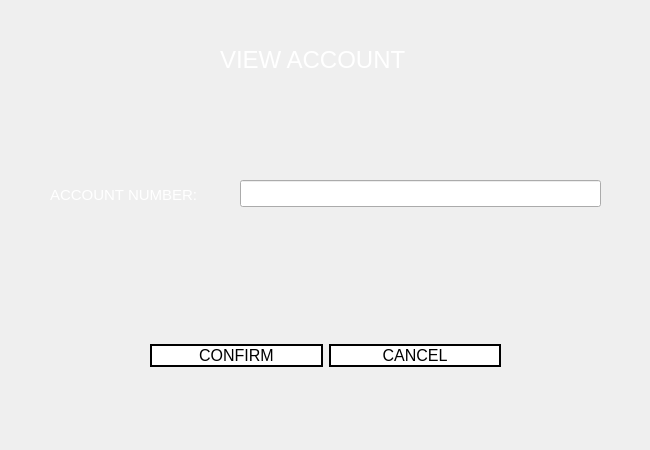
<?xml version="1.0" encoding="UTF-8"?>
<ui version="4.0">
 <class>admin_view</class>
 <widget class="QWidget" name="admin_view">
  <property name="geometry">
   <rect>
    <x>0</x>
    <y>0</y>
    <width>650</width>
    <height>450</height>
   </rect>
  </property>
  <property name="minimumSize">
   <size>
    <width>650</width>
    <height>450</height>
   </size>
  </property>
  <property name="maximumSize">
   <size>
    <width>650</width>
    <height>450</height>
   </size>
  </property>
  <property name="windowTitle">
   <string>View Account</string>
  </property>
  <property name="windowIcon">
   <iconset>
    <normaloff>icon.png</normaloff>icon.png</iconset>
  </property>
  <property name="styleSheet">
   <string notr="true">QWidget#admin_view{
	border-image: url(:/images/gradient.png);
}

QPushButton{
background: transparent;
background-color: white;
border: 2px solid black;
}

QPushButton:hover{
background-color: rgb(30, 30, 30);
color: white;
}

QPushButton:pressed
{
font: bold;
}
</string>
  </property>
  <widget class="QLabel" name="label">
   <property name="geometry">
    <rect>
     <x>220</x>
     <y>30</y>
     <width>251</width>
     <height>61</height>
    </rect>
   </property>
   <property name="font">
    <font>
     <pointsize>18</pointsize>
     <weight>50</weight>
     <bold>false</bold>
    </font>
   </property>
   <property name="text">
    <string>&lt;html&gt;&lt;head/&gt;&lt;body&gt;&lt;p&gt;&lt;span style=&quot; color:#ffffff;&quot;&gt;VIEW ACCOUNT&lt;/span&gt;&lt;/p&gt;&lt;/body&gt;&lt;/html&gt;</string>
   </property>
  </widget>
  <widget class="QWidget" name="horizontalLayoutWidget">
   <property name="geometry">
    <rect>
     <x>150</x>
     <y>310</y>
     <width>351</width>
     <height>91</height>
    </rect>
   </property>
   <layout class="QHBoxLayout" name="horizontalLayout">
    <item>
     <widget class="QPushButton" name="sys_confirm">
      <property name="font">
       <font>
        <pointsize>12</pointsize>
       </font>
      </property>
      <property name="cursor">
       <cursorShape>PointingHandCursor</cursorShape>
      </property>
      <property name="text">
       <string>CONFIRM</string>
      </property>
     </widget>
    </item>
    <item>
     <widget class="QPushButton" name="sys_cancel">
      <property name="font">
       <font>
        <pointsize>12</pointsize>
       </font>
      </property>
      <property name="cursor">
       <cursorShape>PointingHandCursor</cursorShape>
      </property>
      <property name="text">
       <string>CANCEL</string>
      </property>
     </widget>
    </item>
   </layout>
  </widget>
  <widget class="QLabel" name="label_4">
   <property name="geometry">
    <rect>
     <x>50</x>
     <y>180</y>
     <width>163</width>
     <height>31</height>
    </rect>
   </property>
   <property name="font">
    <font>
     <pointsize>11</pointsize>
    </font>
   </property>
   <property name="text">
    <string>&lt;html&gt;&lt;head/&gt;&lt;body&gt;&lt;p&gt;&lt;span style=&quot; color:#ffffff;&quot;&gt;ACCOUNT NUMBER:&lt;/span&gt;&lt;/p&gt;&lt;/body&gt;&lt;/html&gt;</string>
   </property>
  </widget>
  <widget class="QLineEdit" name="sys_an">
   <property name="geometry">
    <rect>
     <x>240</x>
     <y>180</y>
     <width>361</width>
     <height>27</height>
    </rect>
   </property>
   <property name="font">
    <font>
     <pointsize>10</pointsize>
    </font>
   </property>
   <property name="inputMask">
    <string>999999999999</string>
   </property>
   <property name="text">
    <string/>
   </property>
   <property name="maxLength">
    <number>12</number>
   </property>
  </widget>
 </widget>
 <resources>
  <include location="resource.qrc"/>
 </resources>
 <connections/>
</ui>
